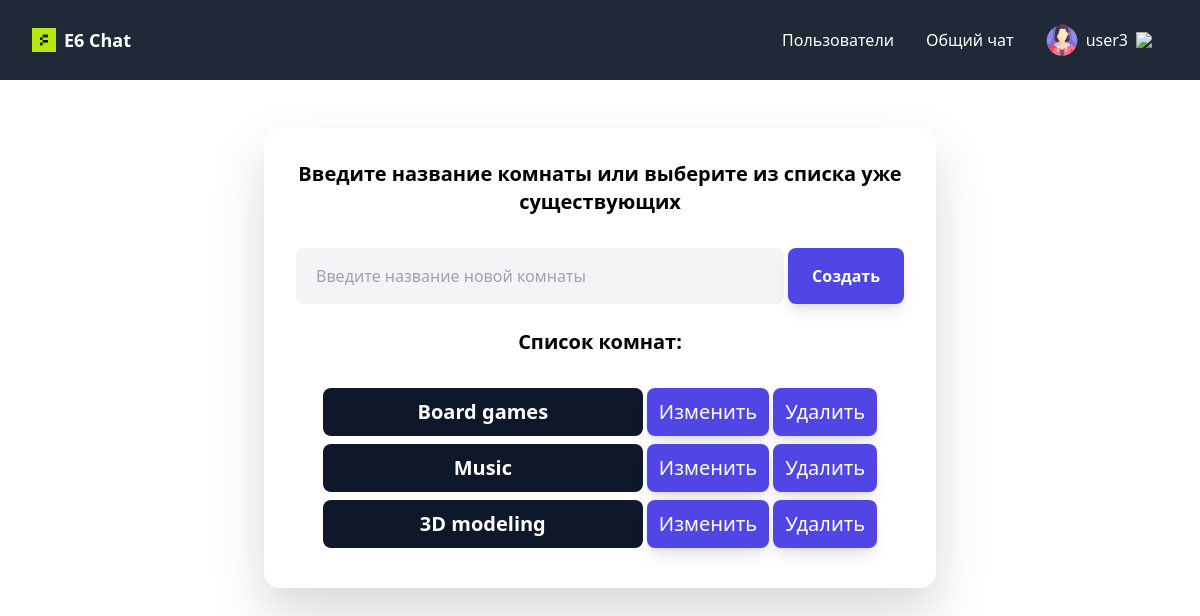
Screenshot of / (signed in) with the database file from the repository.
### chat/models.py (models this page shows, shortened)
class Profile(models.Model):
    user = models.OneToOneField(User, on_delete=models.CASCADE)
    image = models.ImageField(upload_to='avatars/', null=True, blank=True)
    displayname = models.CharField(max_length=20, null=True, blank=True)
    info = models.TextField(null=True, blank=True)
    @property
    def name(self):
        if self.displayname:
            name = self.displayname
        else:
            name = self.user.username
        return name
    @property
    def avatar(self):
        if self.image:
            return self.image.url
        return static('images/avatar.svg')

class Room(models.Model):
    name = models.CharField(max_length=255, unique=True, default=shortuuid.uuid)
    created_at = models.DateField(auto_now_add=True)
    members = models.ManyToManyField(User, related_name='chat_groups', blank=True)
    is_private = models.BooleanField(default=False)

### chat/views.py (the view, shortened to what this page needs)
# urls.py: path('', index_view, name='home'),
def index_view(request):
    if not request.user.is_authenticated:
        return redirect('forbidden')
    rooms_list = Room.objects.all()
    context = {'rooms': rooms_list}
    return render(request, 'home.html', context)

### templates/home.html (shortened to what this page needs)
{% extends 'layouts/box.html' %}
{% load static %}
{% block content %}
{% if request.user.is_authenticated %}
    <h2 class="text-center">Введите название комнаты или выберите из списка уже существующих</h2><br>
    <form method="POST" class="flex gap-1">
        <input id="room-name-input" name="room_name" type="text" size="100" placeholder="Введите название новой комнаты">
        <button id="room-name-submit" type="submit">Создать</button>
    </form>
    <br>
    {% if rooms %}
        <h2 class="text-center">Список комнат:</h2><br>
        <ul class="list-group list-group-flush bg-transparent">
            {% for room in rooms %}
                {% if room.is_private == False%}
                    <li class="w-full flex flex-row justify-center gap-1">
                        <h2><a class="bg-slate-900 hover:bg-slate-700 text-white
                         font-semibold h-12 px-6 rounded-lg flex items-center
                          justify-center w-80" href="{% url 'room' room.id %}">{{ room.name }}</a></h2>
                        <h2><a class="bg-indigo-600 hover:bg-indigo-700 text-white font-medium
                        h-12 px-3 rounded-lg flex-initial shadow-lg flex items-center
                        justify-center sm:w-auto" href="{% url 'room-edit' room.id %}">Изменить</a></h2>
                        <h2><a class="bg-indigo-600 hover:bg-indigo-700 text-white font-medium
                        h-12 px-3 rounded-lg flex-initial shadow-lg flex items-center
                        justify-center sm:w-auto" href="{% url 'room-delete' room.id %}">Удалить</a></h2>
                    </li>
                {% endif %}
            {% endfor %}
        </ul>
    {% endif %}
{% else %}
    <meta http-equiv="REFRESH" content="0;url=http://127.0.0.1:8000/accounts/login/">
{% endif %}
{% endblock %}

### templates/includes/header.html (shortened to what this page needs)
<header class="flex items-center justify-between bg-gray-800 h-20 px-8 text-white sticky top-0 z-40">
    <div>
        <a class="flex items-center gap-2" href="/">
            <img class="h-6" src="/static/favicon.png" alt="Logo"/>
            <span class="text-lg font-bold">E6 Chat</span>
        </a>
    </div>
    <nav class="block bg-gray-800 relative">
        <ul class="navitems flex items-center justify-center h-full">
            {% if request.user.is_authenticated %}
            <li><a href="/profiles">Пользователи</a></li>
            <li><a href="/">Общий чат</a></li>
            <li x-data="{ dropdownOpen: false }" class="relative">
                <a @click="dropdownOpen = !dropdownOpen" @click.away="dropdownOpen = false" class="cursor-pointer select-none">
                    <img class="h-8 w-8 rounded-full object-cover" src="{{ user.profile.avatar }}"/>
                    {{ user.profile.name }}
                    <img x-bind:class="dropdownOpen && 'rotate-180 duration-300'" class="w-4" src="https://img.icons8.com/small/32/777777/expand-arrow.png"/>
                </a>
            </li>
            {% else %}
            <li><a href="{% url 'account_login' %}">Войти</a></li>
            <li><a href="{% url 'account_signup' %}">Зарегистрироваться</a></li>
            {% endif %}
        </ul>
    </nav>
</header>

### templates/base.html (style rules this page uses)
h2 { @apply text-xl font-bold mb-2 }
.button, button, [type='submit'], [type='button'] { @apply bg-indigo-600 text-white font-bold px-6 py-4 inline-block rounded-lg shadow-lg transition-all cursor-pointer }
.navitems>li>a { @apply flex items-center gap-2 h-12 px-4 hover:bg-gray-700 rounded-lg; }
.textarea, textarea, input { @apply w-full rounded-lg py-4 px-5 bg-gray-100 }

### rows the page displays
Room: name "Board games"
Room: name "Music"
Room: name "3D modeling"

### other values shown
{{ user.profile.name }} "user3"
